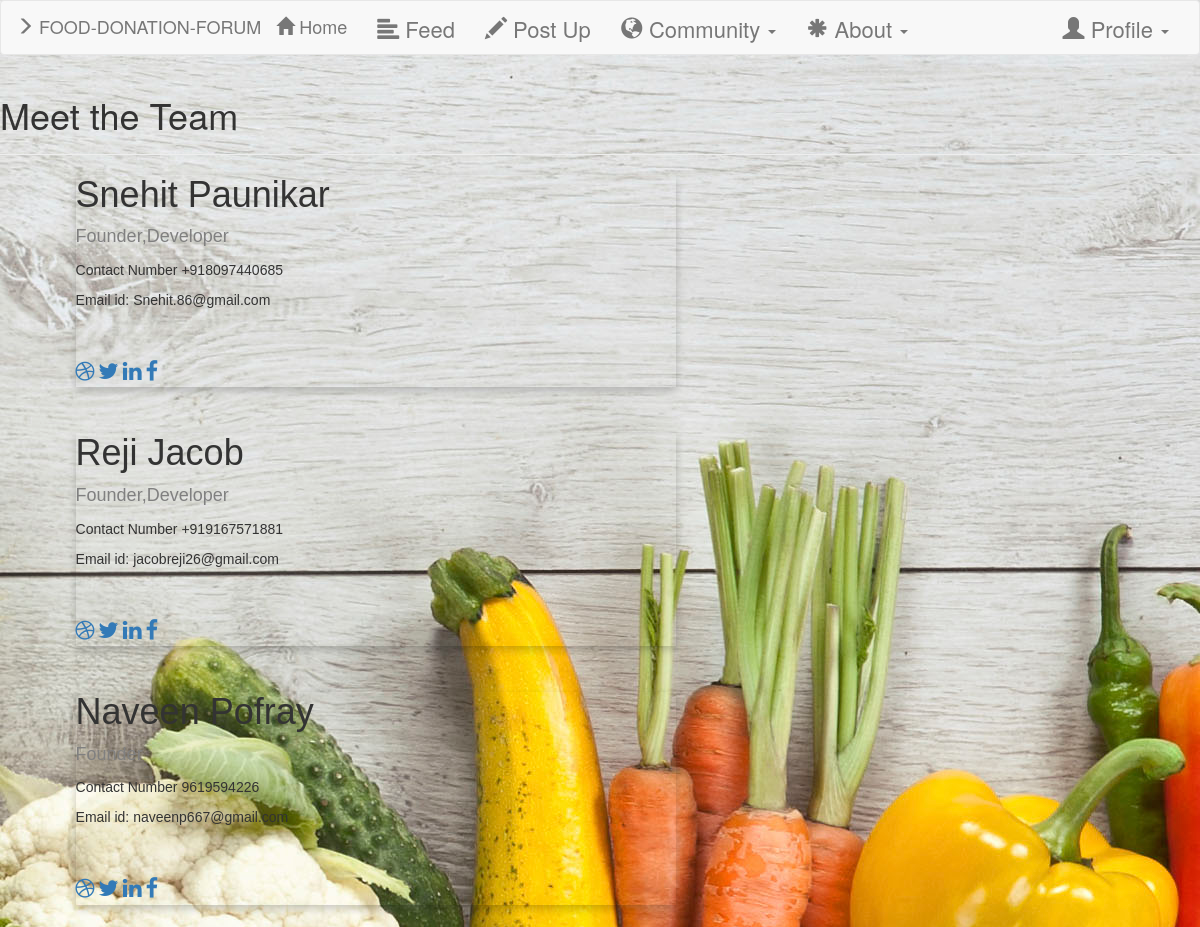
The page /developers/ on the database as committed earlier.
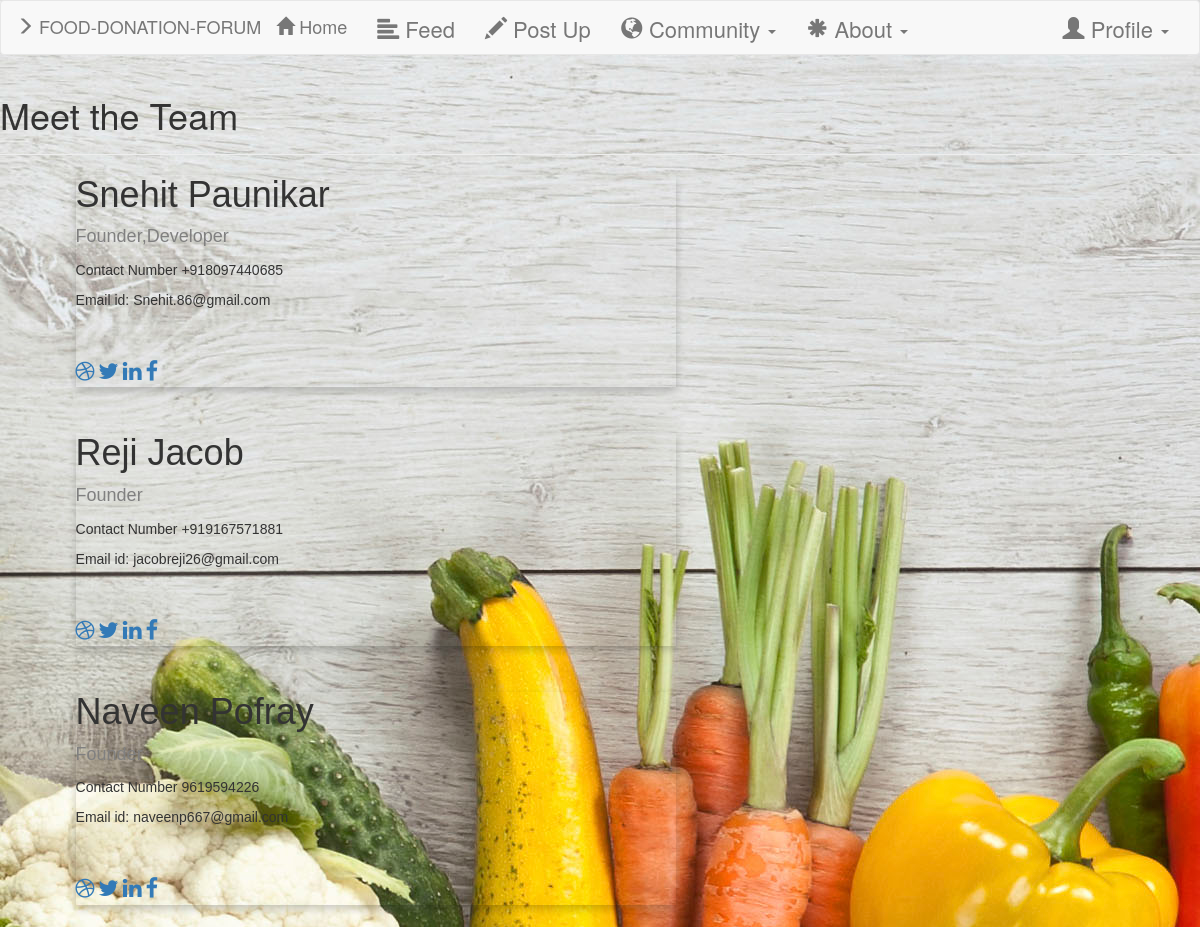
The same page on the database as committed later.
### Devs/models.py (models this page shows, shortened)
class developers(models.Model):
    name = models.CharField(max_length=250)
    contact_num = models.CharField(max_length=250)
    email = models.CharField(max_length=500)
    Designation = models.CharField(max_length=500)
    photo = models.CharField(max_length=1000)

### Devs/views.py (the view)
# urls.py: url(r'^developers/$',views.index,name='developers'),
def index(request):
    all_developers = developers.objects.all()
    context = {'all_developers' : all_developers}
    return render(request,'index.html',context)

### templates/index.html
{% extends 'base.html' %}
{% block body %}
<div>
  <div class="page-header">
    <h1>Meet the Team </h1>
</div>
{% for developers in all_developers %}
<div class="card">
  <h1>{{developers.name}}</h1>
  <p class="title">{{developers.Designation}}</p>
  <p>Contact Number {{developers.contact_num}}</p>
  <p>Email id: {{developers.email}}</p>
  <div style="margin: 46px 0;">
    <a href="#"><i class="fa fa-dribbble"></i></a>
    <a href="#"><i class="fa fa-twitter"></i></a>
    <a href="#"><i class="fa fa-linkedin"></i></a>
    <a href="#"><i class="fa fa-facebook"></i></a>
 </div>
</div>
{% endfor %}
</div>
{% endblock %}

Rows that differ between the two databases and show on the page:
changed developers "Reji Jacob": Designation "Founder,Developer" → "Founder"
